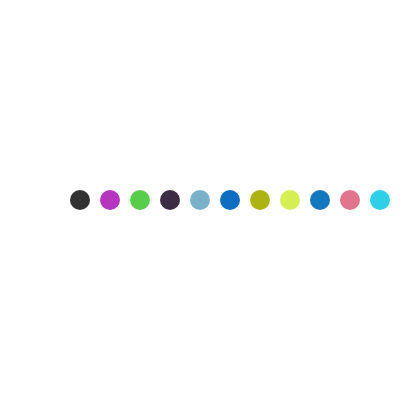
Frame 1 (no input)
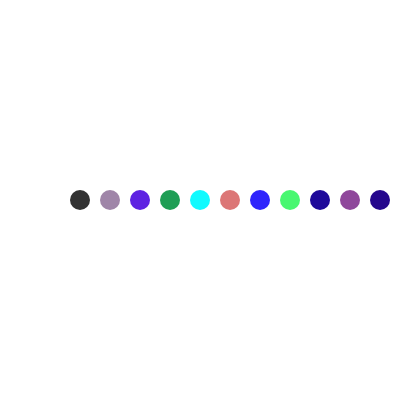
Frame 2 (the mouse pressed at the canvas centre, redrawn once)

The p5.js sketch that drew these frames (run headless with seeded random() and noise() and a simulated clock; the mouse was pressed at the canvas centre and the sketch redrawn once):

// p5.js sketch
// ── sketch.js
let ypos = 200;
let xpos = 80;
let xstep = 30;

function setup() {
  createCanvas(400, 400);
  noLoop();
}

function draw() {
  background(255);
  fill(50);
  noStroke();

  for (let i = 0; i < 12; i++) {
    ellipse(xpos + (xstep * i), ypos, 20, 20);
    fill(random(255), random(255), random(255));
  }
}
